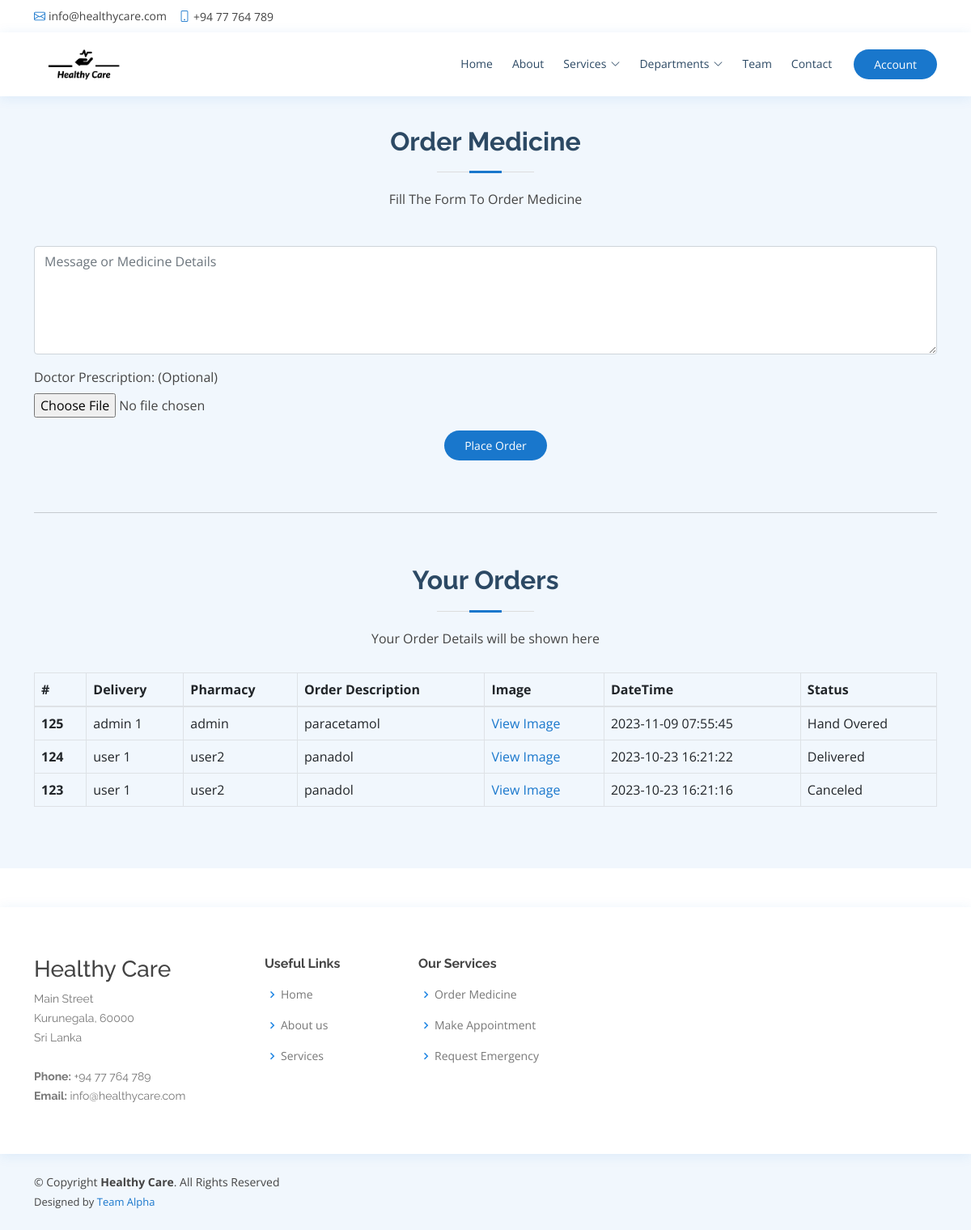
Screenshot of /ordermedicine.php (signed in) with the database file from the repository.
### tables this page shows
CREATE TABLE
    `order` (
        `o_id` int(11) NOT NULL,
        `c_id` int(11) NOT NULL,
        `p_id` int(11) NOT NULL,
        `d_id` int(11) NOT NULL,
        `o_des` text DEFAULT NULL,
        `o_datetime` timestamp NOT NULL DEFAULT current_timestamp(),
        `o_status` varchar(50) NOT NULL DEFAULT 'Processing',
        `o_image` text NOT NULL
    );

CREATE TABLE
    `delivery` (
        `d_id` int(11) NOT NULL,
        `d_name` text NOT NULL,
        `d_email` text NOT NULL,
        `d_password` text NOT NULL,
        `d_dob` text NOT NULL,
        `d_address` text NOT NULL,
        `d_town` varchar(50) NOT NULL,
        `d_telephone` int(11) NOT NULL,
        `d_lcence` text NOT NULL,
        `count` int(11) NOT NULL
    );

CREATE TABLE
    `pharmacy` (
        `p_id` int(11) NOT NULL,
        `p_name` text NOT NULL,
        `p_email` text NOT NULL,
        `p_password` text NOT NULL,
        `p_telephone` text NOT NULL,
        `p_address` text NOT NULL,
        `p_town` text NOT NULL,
        `p_licecne` text NOT NULL,
        `count` int(11) NOT NULL
    );

### ordermedicine.php (the view, shortened to what this page needs)
<!DOCTYPE html>
<html lang="en">
<head>
     <link rel="stylesheet" href="https://maxcdn.bootstrapcdn.com/bootstrap/4.0.0/css/bootstrap.min.css">
  <link href="assets/vendor/fontawesome-free/css/all.min.css" rel="stylesheet">
  <link href="assets/vendor/animate.css/animate.min.css" rel="stylesheet">
  <link href="assets/vendor/bootstrap/css/bootstrap.min.css" rel="stylesheet">
  <link href="assets/vendor/bootstrap-icons/bootstrap-icons.css" rel="stylesheet">
  <link href="assets/vendor/boxicons/css/boxicons.min.css" rel="stylesheet">
  <link href="assets/vendor/glightbox/css/glightbox.min.css" rel="stylesheet">
  <link href="assets/vendor/remixicon/remixicon.css" rel="stylesheet">
  <link href="assets/vendor/swiper/swiper-bundle.min.css" rel="stylesheet">
    <link href="assets/css/style.css" rel="stylesheet">
</head>
<body>
  <div id="topbar" class="d-flex align-items-center fixed-top">
    <div class="container d-flex justify-content-between">
      <div class="contact-info d-flex align-items-center">
        <i class="bi bi-envelope"></i> <a href="mailto:contact@example.com">info@healthycare.com</a>
        <i class="bi bi-phone"></i> +94 77 764 789
      </div>
    </div>
  </div>
  <header id="header" class="fixed-top">
    <div class="container d-flex align-items-center">
      <h1 class="logo me-auto"><a href="index.html"><img src="assets/img/Healthy%20Care-logos_black.png"></a></h1>
      <nav id="navbar" class="navbar order-last order-lg-0">
        <ul>
          <li><a class="nav-link scrollto" href="index.html">Home</a></li>
          <li><a class="nav-link scrollto" href="#about">About</a></li>
          <li class="dropdown"><a href="#services"><span>Services</span> <i class="bi bi-chevron-down"></i></a>
          </li>
          <li class="dropdown"><a href="#department"><span>Departments</span> <i class="bi bi-chevron-down"></i></a>
          </li>
            <li><a class="nav-link scrollto" href="#team">Team</a></li>
          <li><a class="nav-link scrollto" href="#contact">Contact</a></li>
        </ul>
      </nav>
 <a href="caccount.php" class="appointment-btn scrollto">Account</a>
    </div>
  </header>
<br><br><br><br>
     <section id="appointment" class="appointment section-bg">
      <div class="container">
        <div class="section-title">
          <h2>Order Medicine</h2>
          <p>Fill The Form To Order Medicine</p>
        </div>
        <form action="upload.php" method="post" enctype="multipart/form-data">
          <div class="form-group mt-3">
            <textarea class="form-control" id="des" name="des" rows="5" placeholder="Message or Medicine Details" required></textarea>
          </div>
  <div class="form-group">
    <label for="exampleFormControlFile1">Doctor Prescription: (Optional)</label>
    <input type="file" class="form-control-file" name="fileToUpload" id="fileToUpload">
  </div>
          <div class="text-center"><button type="submit" id="upload" name="upload" class="appointment-btn" style="border: 0px">Place Order</button></div>
        </form><br><br>
<hr>
          <br><br>
          <div class="section-title">
          <h2>Your Orders</h2>
          <p>Your Order Details will be shown here</p>
        </div>
          <table class="table table-bordered">
  <thead>
    <tr>
      <th scope="col">#</th>
      <th scope="col">Delivery</th>
      <th scope="col">Pharmacy</th>
      <th scope="col">Order Description</th>
      <th scope="col">Image</th>
      <th scope="col">DateTime</th>
      <th scope="col">Status</th>
    </tr>
  </thead>
  <tbody>
      <?php
                         $con=mysqli_connect("localhost","root","","healthycare");
								  $sql2 ="SELECT `order`.`o_id`,`order`.`o_des`,`order`.`o_datetime`,`order`.`o_image`,`order`.`o_status`,pharmacy.p_name,delivery.d_name
                                    FROM pharmacy, delivery, `order`
                                    WHERE `order`.`p_id`=pharmacy.p_id AND `order`.`d_id`=delivery.d_id AND c_id='".$_SESSION["c_id"]."' ORDER BY `order`.`o_id` DESC;";
								  $result2 = mysqli_query($con,$sql2);
								  if(mysqli_num_rows($result2)> 0){
									while($row = mysqli_fetch_assoc($result2))
									{
                                        if($row['o_image']=="0"){
                                            $img="uploads/noimage.jpg";
                                        }else{
                                            $img=$row['o_image'];
                                        }
										?>
    <tr>
      <th scope="row"><?php echo $row['o_id']; ?></th>
      <td><?php echo $row['d_name']; ?></td>
      <td><?php echo $row['p_name']; ?></td>
      <td><?php echo $row['o_des']; ?></td>
      <td><a href="http://healthycare.teamcodeit.com/<?php echo $img ?>">View Image</a></td>
      <td><?php echo $row['o_datetime']; ?></td>
      <td><?php echo $row['o_status']; ?></td>
    </tr>
    <?php
									}
							  	  }else{
								  	 echo "No Orders Found";
							  	  }
      mysqli_close($con); ?>
  </tbody>
</table>
      </div>
    </section>
<br><br>
<footer id="footer">
    <div class="footer-top">
      <div class="container">
        <div class="row">
          <div class="col-lg-3 col-md-6 footer-contact">
            <h3>Healthy Care</h3>
            <p>
              Main Street <br>
              Kurunegala, 60000<br>
              Sri Lanka <br><br>
              <strong>Phone:</strong> +94 77 764 789<br>
              <strong>Email:</strong> info@healthycare.com<br>
            </p>
          </div>
          <div class="col-lg-2 col-md-6 footer-links">
            <h4>Useful Links</h4>
            <ul>
              <li><i class="bx bx-chevron-right"></i> <a href="http://healthycare.teamcodeit.com">Home</a></li>
              <li><i class="bx bx-chevron-right"></i> <a href="http://healthycare.teamcodeit.com/#about">About us</a></li>
              <li><i class="bx bx-chevron-right"></i> <a href="http://healthycare.teamcodeit.com/#services">Services</a></li>
            </ul>
          </div>
          <div class="col-lg-3 col-md-6 footer-links">
            <h4>Our Services</h4>
            <ul>
              <li><i class="bx bx-chevron-right"></i> <a href="ordermedicine.php">Order Medicine</a></li>
              <li><i class="bx bx-chevron-right"></i> <a href="channeldoctor.php">Make Appointment</a></li>
              <li><i class="bx bx-chevron-right"></i> <a href="emergency.php">Request Emergency</a></li>
            </ul>
          </div>
        </div>
      </div>
    </div>
    <div class="container d-md-flex py-4">
      <div class="me-md-auto text-center text-md-start">
        <div class="copyright">
          &copy; Copyright <strong><span>Healthy Care</span></strong>. All Rights Reserved
        </div>
        <div class="credits">
          Designed by <a href="index.html">Team Alpha</a>
        </div>
      </div>
    </div>
  </footer>
</body>
</html>

### assets/css/style.css (style rules this page uses)
body { font-family: "Open Sans", sans-serif; color: #444444; }
a { color: #1977cc; text-decoration: none; }
h1, h2, h3, h4, h5, h6 { font-family: "Raleway", sans-serif; }
#topbar { background: #fff; height: 40px; font-size: 14px; transition: all 0.5s; z-index: 996; }
#topbar .contact-info a { line-height: 1; color: #444444; transition: 0.3s; }
#topbar .contact-info i { color: #1977cc; padding-right: 4px; margin-left: 15px; line-height: 0; }
#topbar .contact-info i:first-child { margin-left: 0; }
#header { background: #fff; transition: all 0.5s; z-index: 997; padding: 15px 0; top: 40px; box-shadow: 0px 2px 15px rgba(25, 119, 204, 0.1); }
#header .logo { font-size: 30px; margin: 0; padding: 0; line-height: 1; font-weight: 700; letter-spacing: 0.5px; font-family: "Poppins", sans-serif; }
#header .logo a { color: #2c4964; }
#header .logo img { max-height: 40px; }
.appointment-btn { margin-left: 25px; background: #1977cc; color: #fff; border-radius: 50px; padding: 8px 25px; white-space: nowrap; transition: 0.3s; font-size: 14px; display: inline-block; }
.navbar { padding: 0; }
.navbar ul { margin: 0; padding: 0; display: flex; list-style: none; align-items: center; }
.navbar li { position: relative; }
.navbar > ul > li { position: relative; white-space: nowrap; padding: 8px 0 8px 20px; }
.navbar a, .navbar a:focus { display: flex; align-items: center; justify-content: space-between; font-size: 14px; color: #2c4964; white-space: nowrap; transition: 0.3s; border-bottom: 2px solid #fff; padding: 5px 2px; }
.navbar a i, .navbar a:focus i { font-size: 12px; line-height: 0; margin-left: 5px; }
section { padding: 60px 0; overflow: hidden; }
.section-bg { background-color: #f1f7fd; }
.section-title { text-align: center; padding-bottom: 30px; }
.section-title h2 { font-size: 32px; font-weight: bold; margin-bottom: 20px; padding-bottom: 20px; position: relative; color: #2c4964; }
.section-title h2::before { content: ""; position: absolute; display: block; width: 120px; height: 1px; background: #ddd; bottom: 1px; left: calc(50% - 60px); }
.section-title h2::after { content: ""; position: absolute; display: block; width: 40px; height: 3px; background: #1977cc; bottom: 0; left: calc(50% - 20px); }
.section-title p { margin-bottom: 0; }
#footer { color: #444444; font-size: 14px; background: #f1f7fd; }
#footer .footer-top { padding: 60px 0 30px 0; background: #fff; box-shadow: 0px 2px 15px rgba(25, 119, 204, 0.1); }
#footer .footer-top .footer-contact { margin-bottom: 30px; }
#footer .footer-top .footer-contact p { font-size: 14px; line-height: 24px; margin-bottom: 0; font-family: "Raleway", sans-serif; color: #777777; }
#footer .footer-top h4 { font-size: 16px; font-weight: bold; color: #444444; position: relative; padding-bottom: 12px; }
#footer .footer-top .footer-links { margin-bottom: 30px; }
#footer .footer-top .footer-links ul { list-style: none; padding: 0; margin: 0; }
#footer .footer-top .footer-links ul i { padding-right: 2px; color: #1c84e3; font-size: 18px; line-height: 1; }
#footer .footer-top .footer-links ul li { padding: 10px 0; display: flex; align-items: center; }
#footer .footer-top .footer-links ul li:first-child { padding-top: 0; }
#footer .footer-top .footer-links ul a { color: #777777; transition: 0.3s; display: inline-block; line-height: 1; }
#footer .credits { padding-top: 5px; font-size: 13px; color: #444444; }

### rows the page displays
order: o_id "125", d.d_name "admin 1", p.p_name "admin", o_des "paracetamol", o_datetime "2023-11-09 07:55:45", o_status "Hand Overed"
order: o_id "124", d.d_name "user 1", p.p_name "user2", o_des "panadol", o_datetime "2023-10-23 16:21:22", o_status "Delivered"
order: o_id "123", d.d_name "user 1", p.p_name "user2", o_des "panadol", o_datetime "2023-10-23 16:21:16", o_status "Canceled"
